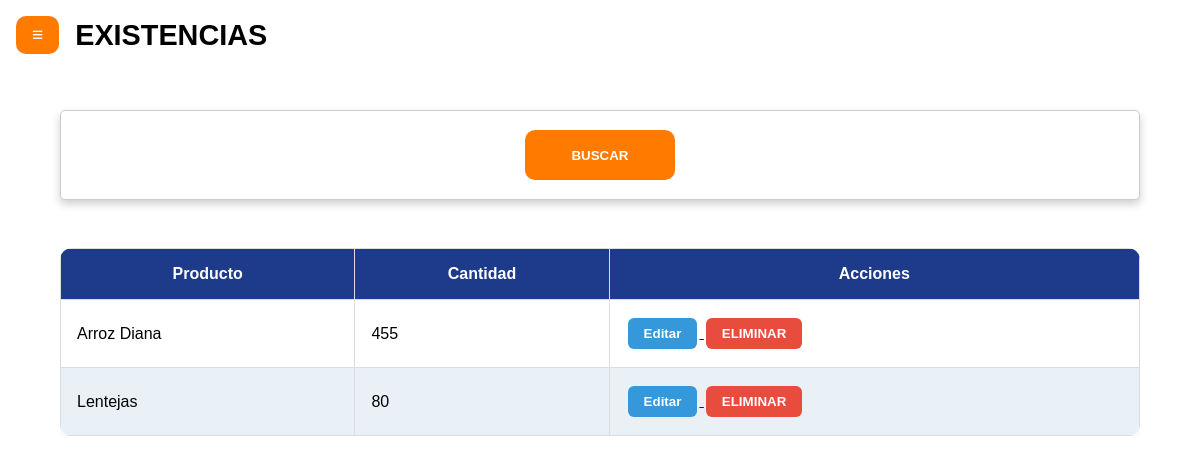
/InvetarioTiendaMF/existencias.php, run on an earlier commit of the app's database.
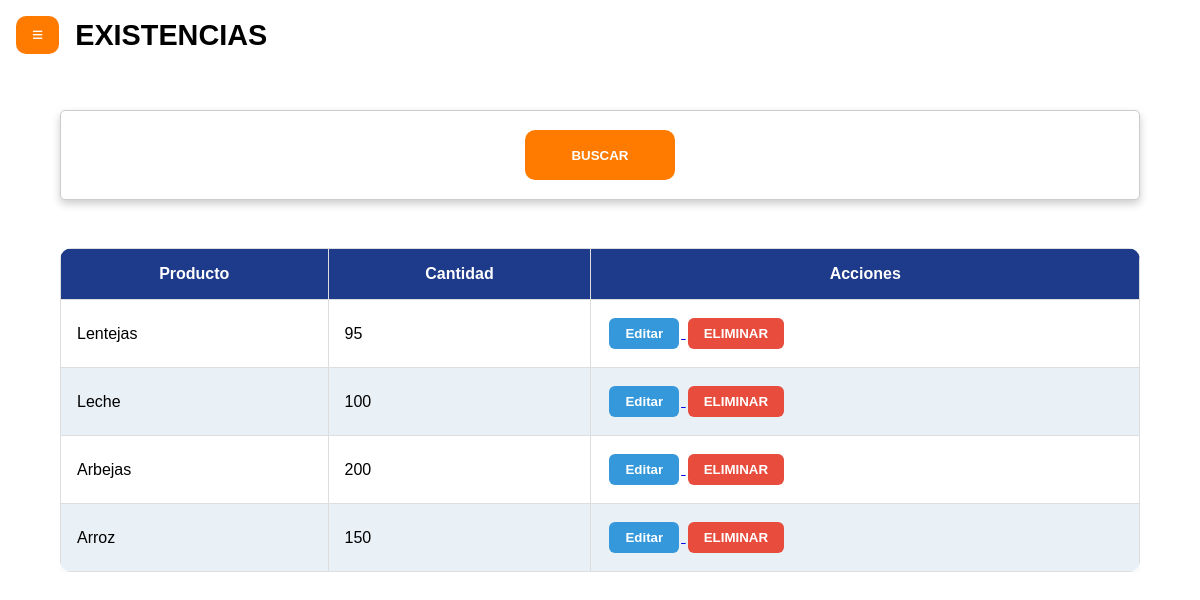
And on a later commit of the database.
### tables this page shows
CREATE TABLE `existencias` (
  `exis_id` int(11) NOT NULL,
  `exis_cantidad` int(11) NOT NULL,
  `produ_id` int(11) NOT NULL
);

CREATE TABLE `producto` (
  `produ_id` int(11) NOT NULL,
  `produ_nombre` varchar(30) NOT NULL,
  `produ_precio` int(11) NOT NULL,
  `prov_id` int(11) NOT NULL,
  `fech_entrada` date DEFAULT NULL,
  `cantidad` int(11) NOT NULL DEFAULT 0
);

### InvetarioTiendaMF/existencias.php (the view, shortened to what this page needs)
<?php
include 'db.php';
?>
<!DOCTYPE html>
<html lang="en">
<head>
    <link rel="stylesheet" href="style.css">
</head>
<body class="fondo-personalizado">
    <div class="barra-superior">
        <div class="menu-btn">
            <button onclick="location.href='menu.php'">≡</button>
        </div>
        <div class="titulo">
            <label><b>EXISTENCIAS</b></label>
        </div>
    </div>
    <div class="acciones">
        <div class="buttons-act">
            <button onclick="location.href='buscarexis.php'">BUSCAR</button>
        </div>
    </div>
    <?php
    $sql = "SELECT e.exis_id, e.exis_cantidad, p.produ_nombre FROM existencias e JOIN producto p ON e.produ_id = p.produ_id";
    $resultado = $conexion->query($sql);
    ?>
    <div class="table-container">
        <table class="tabla">
            <thead>
                <tr>
                    <th>Producto</th>
                    <th>Cantidad</th>
                    <th>Acciones</th>
                </tr>
            </thead>
            <tbody>
                <?php while ($fila = $resultado->fetch_assoc()) { ?>
                    <tr>
                        <td><?php echo htmlspecialchars($fila['produ_nombre']); ?></td>
                        <td><?php echo htmlspecialchars($fila['exis_cantidad']); ?></td>
                        <td>
                            <a href="actualizarexist.php?id=<?php echo urlencode($fila['exis_id']); ?>">
                                <button class="btn-editar">Editar</button>
                            </a>
                            <form method="post" style="display:inline;">
                                <button type="submit" name="eliminar" class="btn-eliminar" onclick="return confirm('¿Estás seguro de que deseas eliminar este producto?');">ELIMINAR</button>
                            </form>
                        </td>
                    </tr>
                <?php } ?>
            </tbody>
        </table>
    </div>
</body>
</html>

What changed in the data, as far as the page shows it:
removed existencias: produ.produ_nombre "Arroz Diana", exis_cantidad "455"
changed existencias "Lentejas": exis_cantidad "80" → "95"
added existencias: produ.produ_nombre "Leche", exis_cantidad "100"
added existencias: produ.produ_nombre "Arbejas", exis_cantidad "200"
added existencias: produ.produ_nombre "Arroz", exis_cantidad "150"
